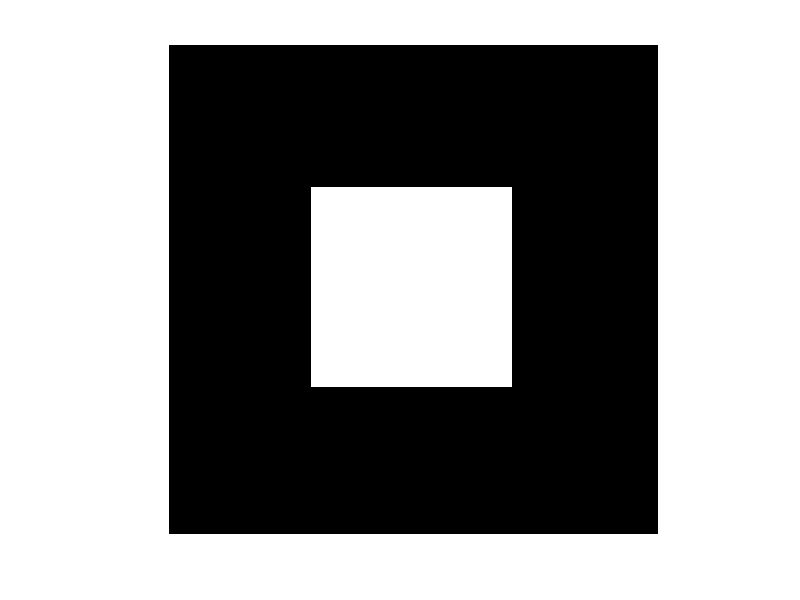

The MATLAB source for this figure:
Cx = 50; % Center x-coordinate
Cy = 50; % Center y-coordinate
Radius = 20; % "Radius" (threshold for the Chessboard distance)

A = zeros(100, 100); % Initialize the matrix to all zeros

for i = 1:100
    for j = 1:100
        % Apply the Chessboard (Chebyshev) distance condition
        if max(abs(i - Cx), abs(j - Cy)) <= Radius
            A(i, j) = 255; % Set pixel to white if within the "radius"
        end
    end
end

imshow(A, []); % Display the result